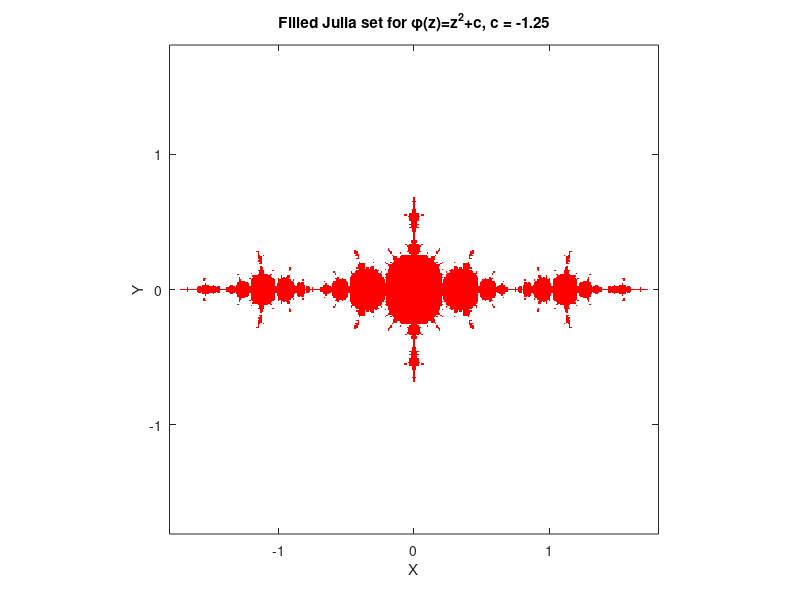

The MATLAB script that drew this image:
% plots Julia set for z^2 + c
c= -1.25 ;   % Define the constant c.

phi = @(z) z^2 + c;  % Define the function whose fixed points we seek.
fixpt1 = (1 + sqrt(1-4*c))/2;
fixpt2 = (1 - sqrt(1-4*c))/2;

colormap([1 0 0; 1 1 1]);     % Points numbered 1 (inside) will be colored red;
                              %   those numbered 2 (outside) will be colored white.
M = 2*ones(361,361);          % Initialize array of point colors to 2 (white).

for j=1:361                  % Try initial values with imaginary parts between
  y = -1.8+ (j-1)*.01;        %   -1.8 and 1.8
  for i=1:361                % and with real parts between
    x = -1.8 + (i-1)*.01;     %   -1.8 and 1.8.
    z = x + 1i*y;             
    zk = z;
    iflag1 = 0;               % iflag1 and iflag2 count the number of iterations
    iflag2 = 0;               %   when a root is within 1.e-6 of a fixed point;
    kount = 0;                % kount is the total number of iterations.

    while kount < 100 & abs(zk) < 2 & iflag1 < 5 & iflag2 < 5
      kount = kount+1;
      zk = phi(zk);           % This is the fixed point iteration.
      err1 = abs(zk-fixpt1);  % Test for convergence to fixpt1.
      if err1 < 1.e-6
         iflag1 = iflag1 + 1;
      else
         iflag1 = 0;
      end
      err2 = abs(zk-fixpt2);  % Test for convergence to fixpt2.
      if err2 < 1.e-6,
        iflag2 = iflag2 + 1;
      else
        iflag2 = 0;
      end;
    end;
    if iflag1 >= 5 | iflag2 >= 5 | kount >= 100   % If orbit is bounded, set this
      M(j,i) = 1;                                  %   point color to 1 (red).
    end
  end
end

image([-1.8 1.8],[-1.8 1.8],M),  % This plots the results.
title('Filled Julia set for \phi(z)=z^2+c, c = -1.25')
xlabel('X')
ylabel('Y')
pbaspect([1 1 1]); %keeps the x/y ratio even
axis xy            % If you don't do this, vertical axis is inverted.
